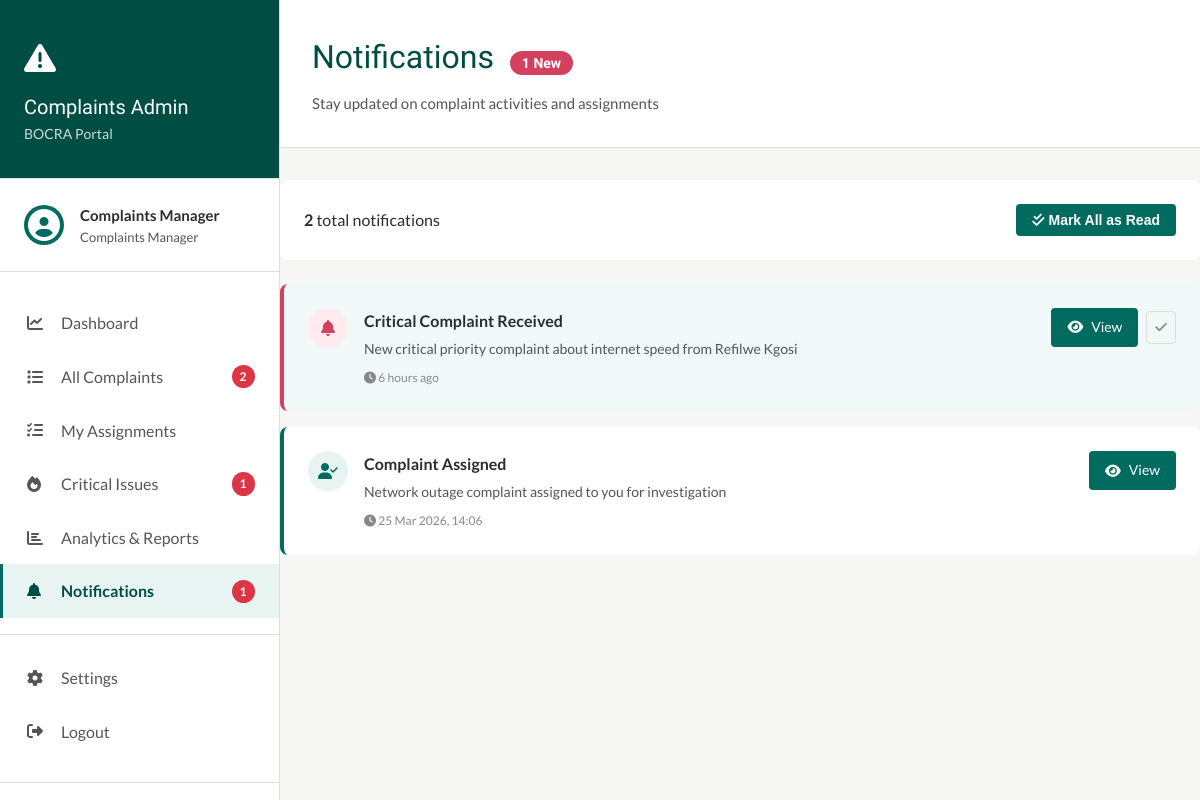
Page /complaints-admin/notifications.php (signed in) on the committed database.
### tables this page shows
CREATE TABLE notifications (
    id INT AUTO_INCREMENT PRIMARY KEY,
    user_id INT,
    recipient_email VARCHAR(255),
    type ENUM('license_update', 'complaint_update', 'cyber_update', 'system_alert', 'assignment') NOT NULL,
    title VARCHAR(255) NOT NULL,
    message TEXT NOT NULL,
    link VARCHAR(500),
    is_read BOOLEAN DEFAULT FALSE,
    created_at TIMESTAMP DEFAULT CURRENT_TIMESTAMP,
    FOREIGN KEY (user_id) REFERENCES users(id) ON DELETE CASCADE,
    INDEX idx_user (user_id),
    INDEX idx_is_read (is_read),
    INDEX idx_created (created_at)
);

### backend/config.php (called while the page is built, shortened)
<?php
function getDB() {
    static $pdo = null;
    if ($pdo === null) {
        try {
            $pdo = new PDO(
                "mysql:host=" . DB_HOST . ";dbname=" . DB_NAME . ";charset=utf8mb4",
                DB_USER,
                DB_PASS,
                [
                    PDO::ATTR_ERRMODE => PDO::ERRMODE_EXCEPTION,
                    PDO::ATTR_DEFAULT_FETCH_MODE => PDO::FETCH_ASSOC,
                    PDO::ATTR_EMULATE_PREPARES => false
                ]
            );
        } catch (PDOException $e) {
            die("Database connection failed: " . $e->getMessage());
        }
    }
    return $pdo;
}
function dbQuery($sql, $params = []) {
    $pdo = getDB();
    $stmt = $pdo->prepare($sql);
    $stmt->execute($params);
    return $stmt->fetchAll();
}

### complaints-admin/notifications.php (the view, shortened to what this page needs)
<?php
require_once __DIR__ . '/../backend/config.php';
$user_id = $_SESSION['user_id'];
$sql = "SELECT * FROM notifications WHERE user_id = ? ORDER BY created_at DESC";
$notifications = dbQuery($sql, [$user_id]);
$sql = "SELECT COUNT(*) as count FROM notifications WHERE user_id = ? AND is_read = 0";
$unread_count = dbQuery($sql, [$user_id])[0]['count'];
?>
<!DOCTYPE html>
<html lang="en">
<head>
    <link rel="stylesheet" href="https://cdnjs.cloudflare.com/ajax/libs/font-awesome/6.4.0/css/all.min.css">
    <link rel="stylesheet" href="<?php echo BASE_URL; ?>/assets/portal-styles.css">
</head>
<body>
    <?php include 'sidebar.php'; ?>
    <div class="main-content">
        <div class="content-header">
            <h1>Notifications
                <?php if ($unread_count > 0): ?>
                    <span class="unread-badge"><?php echo $unread_count; ?> New</span>
                <?php endif; ?>
            </h1>
            <p>Stay updated on complaint activities and assignments</p>
        </div>
        <?php if (count($notifications) > 0): ?>
            <div class="notifications-header">
                <div>
                    <strong><?php echo count($notifications); ?></strong> total notifications
                </div>
                <?php if ($unread_count > 0): ?>
                    <form method="POST" style="margin: 0;">
                        <button type="submit" name="mark_all_read" class="mark-all-btn">
                            <i class="fas fa-check-double"></i> Mark All as Read
                        </button>
                    </form>
                <?php endif; ?>
            </div>
            <div class="notifications-list">
                <?php foreach ($notifications as $notif): ?>
                    <div class="notification-item <?php echo $notif['is_read'] ? '' : 'unread'; ?>">
                        <div class="notification-icon">
                            <?php if ($notif['type'] === 'complaint_update'): ?>
                                <i class="fas fa-bell"></i>
                            <?php elseif ($notif['type'] === 'assignment'): ?>
                                <i class="fas fa-user-check"></i>
                            <?php else: ?>
                                <i class="fas fa-info-circle"></i>
                            <?php endif; ?>
                        </div>
                        <div class="notification-content">
                            <div class="notification-title"><?php echo htmlspecialchars($notif['title']); ?></div>
                            <div class="notification-message"><?php echo htmlspecialchars($notif['message']); ?></div>
                            <div class="notification-time">
                                <i class="fas fa-clock"></i>
                                <?php
                                $time_diff = time() - strtotime($notif['created_at']);
                                if ($time_diff < 3600) {
                                    echo round($time_diff / 60) . ' minutes ago';
                                } elseif ($time_diff < 86400) {
                                    echo round($time_diff / 3600) . ' hours ago';
                                } else {
                                    echo date('d M Y, H:i', strtotime($notif['created_at']));
                                }
                                ?>
                            </div>
                        </div>
                        <div class="notification-actions">
                            <?php if (!empty($notif['link'])): ?>
                                <a href="<?php echo htmlspecialchars($notif['link']); ?>" class="action-link">
                                    <i class="fas fa-eye"></i> View
                                </a>
                            <?php endif; ?>
                            <?php if (!$notif['is_read']): ?>
                                <form method="POST" style="margin: 0;">
                                    <button type="submit" name="mark_read" class="mark-read-btn" title="Mark as read">
                                        <i class="fas fa-check"></i>
                                    </button>
                                </form>
                            <?php endif; ?>
                        </div>
                    </div>
                <?php endforeach; ?>
            </div>
        <?php endif; ?>
    </div>
</body>
</html>

### assets/portal-styles.css (style rules this page uses)
:root { --teal: #006B5E; --teal-dark: #004D43; --teal-light: #E8F4F2; --gold: #C9A227; --charcoal: #2C2C2C; --mid: #555555; --light: #888888; --border: #DDDDDD; --bg: #F7F7F5; --white: #FFFFFF; --danger: #DC3545; --success: #28A745; --warning: #FFC107; --info: #17A2B8; }
* { margin: 0; padding: 0; box-sizing: border-box; }
body { font-family: 'Lato', sans-serif; color: var(--charcoal); line-height: 1.6; background: var(--bg); }
h1, h2, h3, h4, h5, h6 { font-family: 'Forum', serif; font-weight: 400; color: var(--teal-dark); }
.main-content { flex: 1; margin-left: 280px; background: var(--bg); }
body { display: flex; margin: 0; padding: 0; }
.content-header { background: var(--white); padding: 2rem; border-bottom: 1px solid var(--border); margin-bottom: 2rem; }
.content-header h1 { font-size: 2rem; margin-bottom: 0.5rem; }
.content-header p { color: var(--mid); font-size: 0.9375rem; }

### complaints-admin/notifications.php (style rules this page uses)
.notifications-header { background: white; padding: 1.5rem; border-radius: 8px; margin-bottom: 1.5rem; display: flex; justify-content: space-between; align-items: center; }
.unread-badge { background: #D4415E; color: white; padding: 0.25rem 0.75rem; border-radius: 12px; font-size: 0.875rem; font-weight: 600; margin-left: 0.5rem; }
.mark-all-btn { padding: 0.5rem 1rem; background: #006B5E; color: white; border: none; border-radius: 4px; cursor: pointer; font-size: 0.875rem; font-weight: 600; }
.notifications-list { display: flex; flex-direction: column; gap: 1rem; }
.notification-item { background: white; padding: 1.5rem; border-radius: 8px; border-left: 4px solid #006B5E; display: flex; gap: 1rem; align-items: start; }
.notification-item.unread { background: #F0F9F8; border-left-color: #D4415E; }
.notification-icon { width: 40px; height: 40px; border-radius: 50%; background: #E8F4F2; color: #006B5E; display: flex; align-items: center; justify-content: center; flex-shrink: 0; }
.notification-item.unread .notification-icon { background: #FFEBEE; color: #D4415E; }
.notification-content { flex: 1; }
.notification-title { font-weight: 700; font-size: 1rem; color: #2C2C2C; margin-bottom: 0.25rem; }
.notification-message { color: #555; font-size: 0.875rem; margin-bottom: 0.5rem; }
.notification-time { color: #888; font-size: 0.75rem; }
.notification-actions { display: flex; gap: 0.5rem; align-items: center; }
.action-link { padding: 0.5rem 1rem; background: #006B5E; color: white; border-radius: 4px; text-decoration: none; font-size: 0.875rem; display: inline-flex; align-items: center; gap: 0.5rem; }
.mark-read-btn { padding: 0.5rem; background: transparent; border: 1px solid #ddd; border-radius: 4px; cursor: pointer; color: #888; }

### rows in the picture
notifications: type "complaint_update" (drawn), title "Critical Complaint Received", message "New critical priority complaint about internet speed from Refilwe Kgosi"
notifications: type "assignment" (drawn), title "Complaint Assigned", message "Network outage complaint assigned to you for investigation", created_at "25 Mar 2026, 14:06"

### other values in the picture
$_SESSION['name'] "Complaints Manager"
$pending "2"
$critical "1"
$unread "1"
$unread_count "1"
count($notifications) "2"
